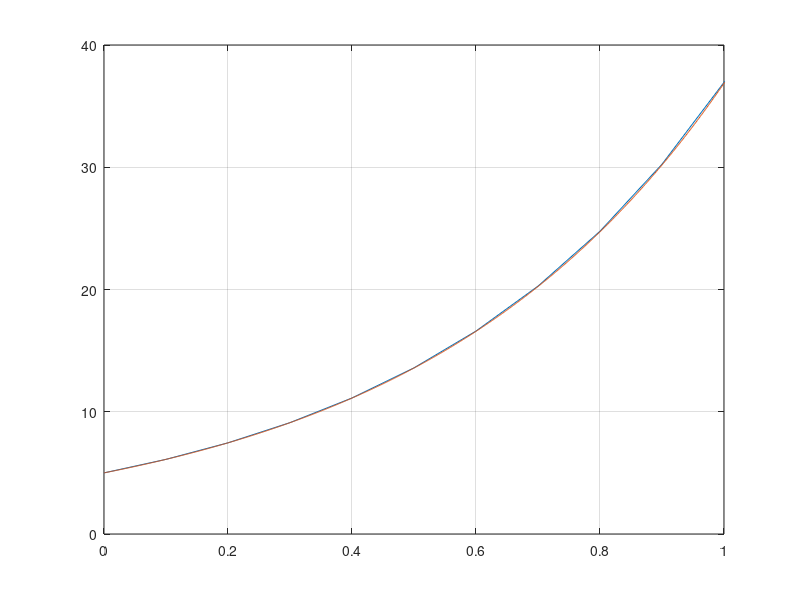

Here is the MATLAB script that generated this plot:
% Difference Equation vs Analytical Equation Comparision of ydot(t) = 2*y(t)
% Written by Hurair Tariq
% Sampling time Ts = 0.05(most error), 0.02 0.01 0.001(least error) As we have lesser value of
% samping time Ts the more closely graph obtained from discrete time
% matches the analytical solution. 
% Continuous time plot . Solved by Analytical Method
% ydot(t) = 2*y(t)--> y=Aexp(s*t) --> s=2--> --> y=Aexp(2*t) --> I.C. y(0) = 5 --> A=5 
% solution is  y=5*exp(2*t)
% t1 and y1 are theoretically calculated values
clc; clear all;
t1=0:0.1:2;
y1=5*exp(2*t1); 
plot(t1,y1)
grid on 
hold on
% DIfference Equation
% I.C. y(0) = 5 --> t=k*Ts where Ts= Sampling time k = 0,1,2 ... --> ydot(t) = 2*y(t)
% [y(k+1)-y(k)] / Ts = 2*y(k) --> y(k+1) = 2*y(k)*Ts + y(k)

finalTime = 2; % 2 seconds
Ts=0.001;     % Ts = Sampling time 
secondlastIndex= finalTime/Ts; 
y=zeros(1,secondlastIndex+1);
y(1)=5; % in MATLAB y(0) does not have any meaning so we were forced to start from y(1)
t=ones(1,secondlastIndex); % Initialize memory allocation to speed up the code
for k=1:secondlastIndex+1
    t(k)=(k-1)*Ts;
    if k < secondlastIndex+1
        y(k+1)=2*Ts*y(k)+y(k);
    end
end

plot(t,y)
grid on
axis([0,1,0,40])
